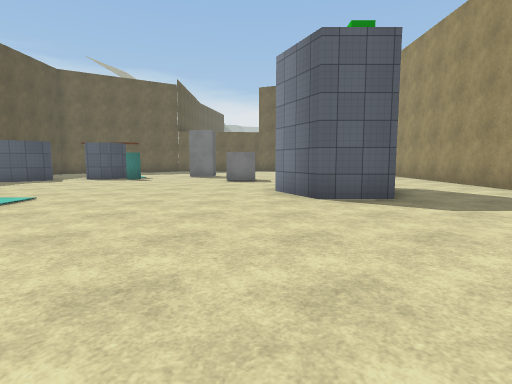
view 1 (above)

17 first-person views from a walk through a scene from a Unity 3-D project. The camera is 1.5 m above the floor, tilts 6° down and sees 80° across. The floor is counted in squares, 2 m on a side. Each view is taken from the middle of a square. On the plan, view 1 faces up. The plan holds only what a view shows up to about 10 squares ahead; the rest is blank. The place goes on beyond the plan. Some surface patterns are stand-ins.

view 2
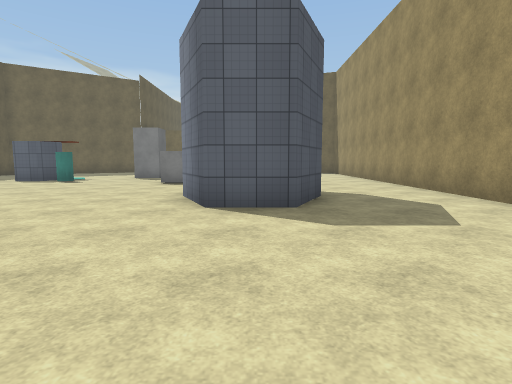

view 3
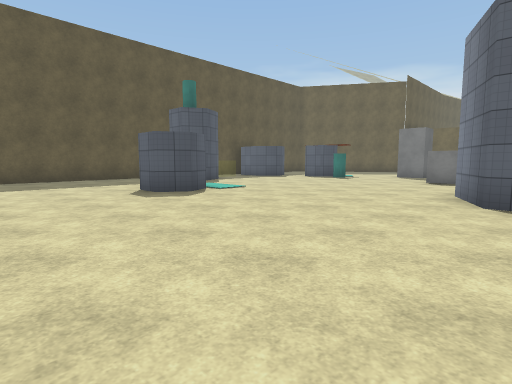

view 4
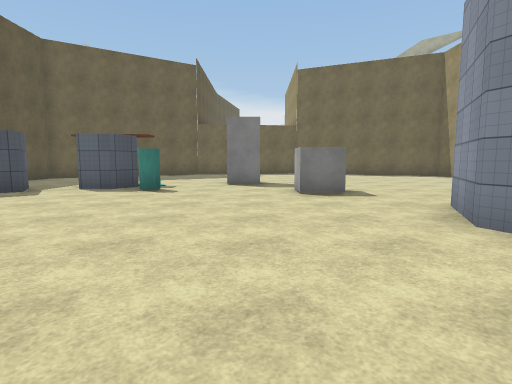

view 5
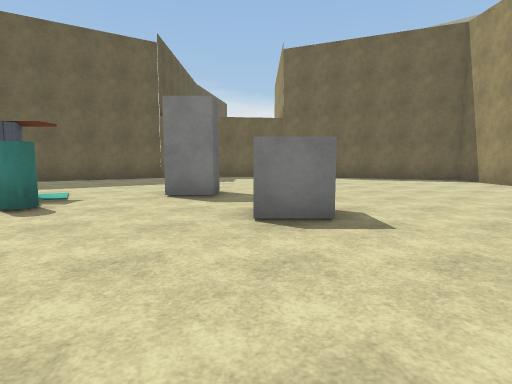

view 6
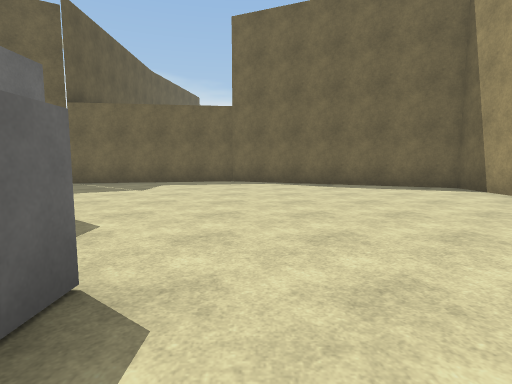

view 7
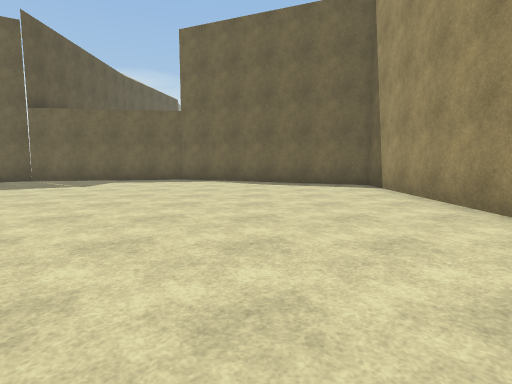

view 8
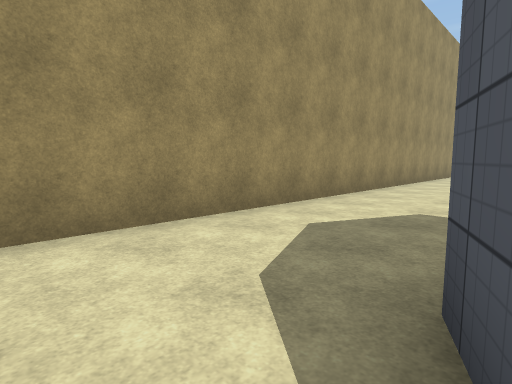

view 9
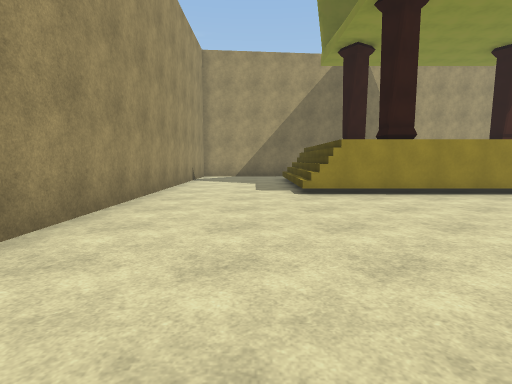

view 10
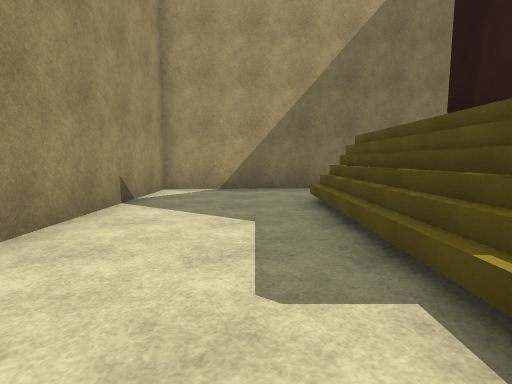

view 11
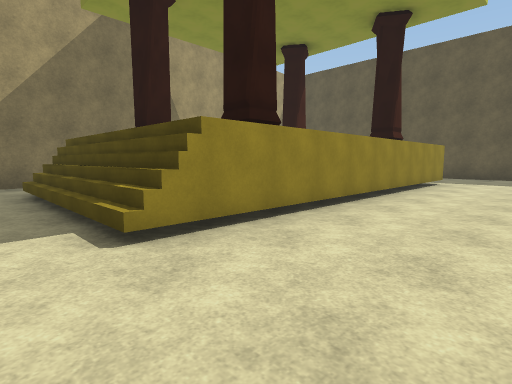

view 12
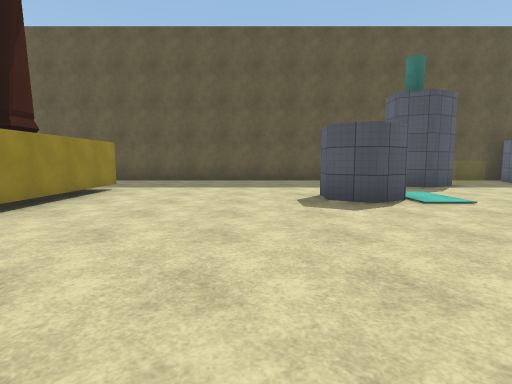

view 13
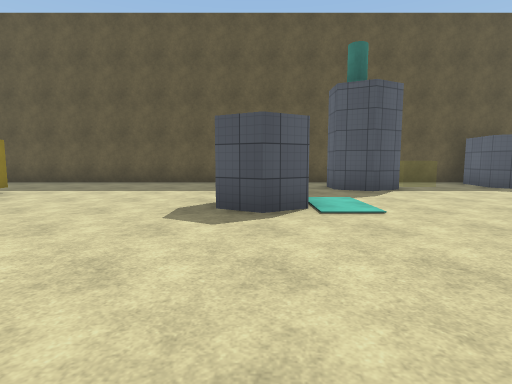

view 14
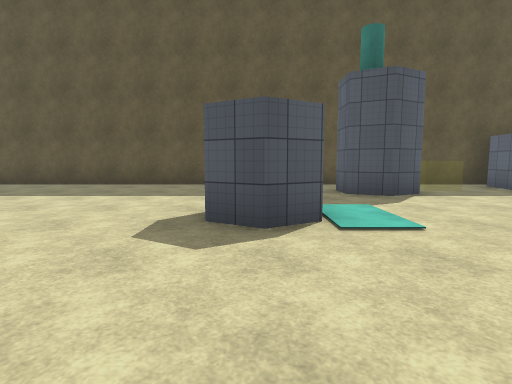

view 15
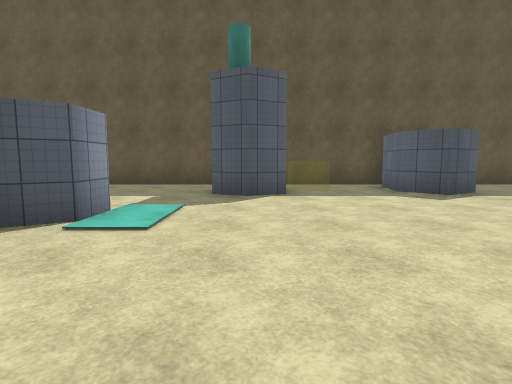

view 16
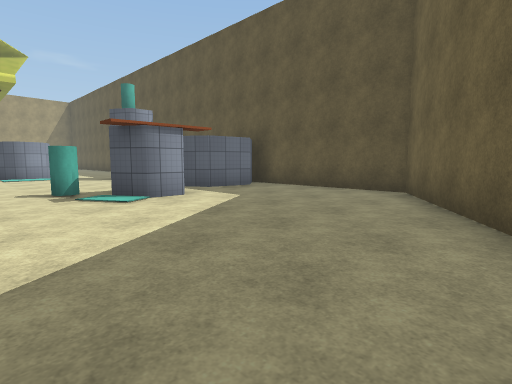

view 17
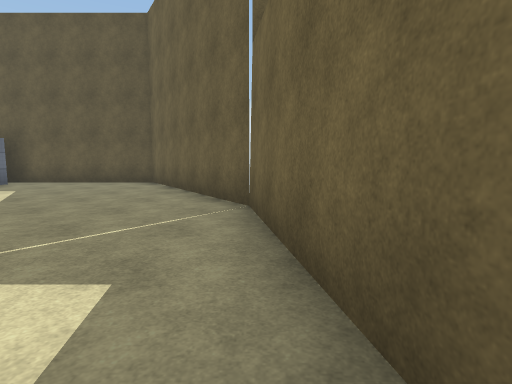

### Floor plan
Points are (right, up) in squares from view 1. A wall is a line through its corners. A room is listed if a view was taken in it or the views show most of it. See-through windows are left out.
Room 1 (views 1, 2, 3, 4, 5, 6, 7, 8, 9, 10, 11, 12, 13, 14, 15, 16, 17)
walls: (-5.6, 4.8) (-4.7, 4.8) (-4.3, 4.1) (-4.7, 3.4) (-5.6, 3.4); (3, 8.2) (3.4, 7.4) (2.6, 5.8) (1.2, 5.8) (0.5, 7.4) (1.2, 8.9); (-7.7, 7.5) (-7.4, 6.9) (-7.8, 6) (-8.8, 6); (-6.6, 13.3) (-5.7, 13.3) (-5.3, 12.5) (-5.7, 11.8) (-6.6, 11.8); (2.4, -1.5) (2.4, -6.8); (2.6, -1.5) (2.6, -6.8); (-7, -1.6) (3, -1.6); (-9.5, 12.3) (-8.1, 12.1) (-7.5, 11.1) (-8.3, 10.4) (-9.7, 10.6); (-10.4, 11.2) (-10.4, -3.9); (6.3, 12.9) (6.3, 18.1) (1.6, 20.1); (-0.6, 20.6) (-5, 19.9) (-10.4, 16.5) (-10.4, 12.1); (1.8, -9.2) (6.3, -8.7) (6.3, 11)
low walls: (2.8, -1.6) (2.8, -6.8); (3, -1.6) (3, -6.6)
objects: cylinder (-5, 12); block (-2, 14); cube (-1, 11) to (0, 11)

Where each view was taken, in squares from view 1:
view 1: 0 up, 0 right, facing up
view 2: 1 up, 2 right, facing up
view 3: 0 up, 2 right, facing up-left
view 4: 4 up, 2 left, facing up
view 5: 7 up, 1 left, facing up
view 6: 10 up, 1 right, facing up
view 7: 9 up, 3 right, facing up
view 8: 9 up, 3 right, facing down-right
view 9: 5 up, 4 right, facing down
view 10: 1 down, 4 right, facing down
view 11: 1 up, 4 right, facing down-left
view 12: 2 up, 1 right, facing left
view 13: 4 up, 0 right, facing left
view 14: 4 up, 1 left, facing left
view 15: 7 up, 1 left, facing left
view 16: 19 up, 3 left, facing down-left
view 17: 20 up, 0 right, facing left
